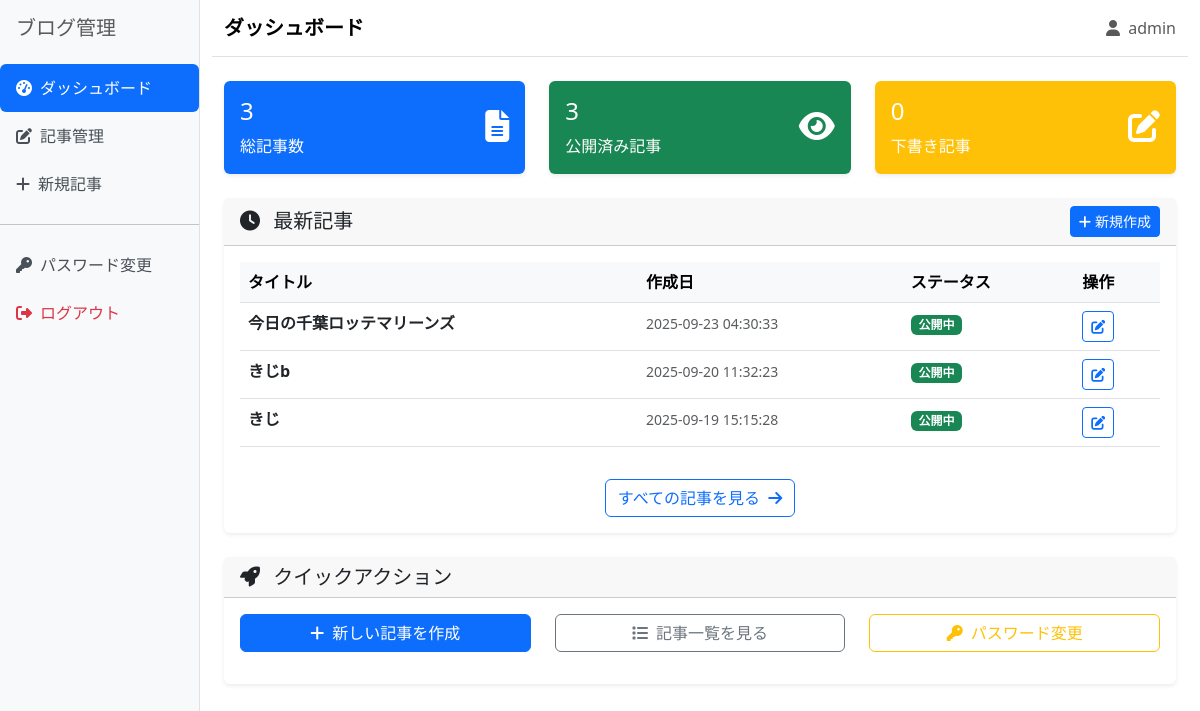
Page /admin (signed in) on the earlier database version.
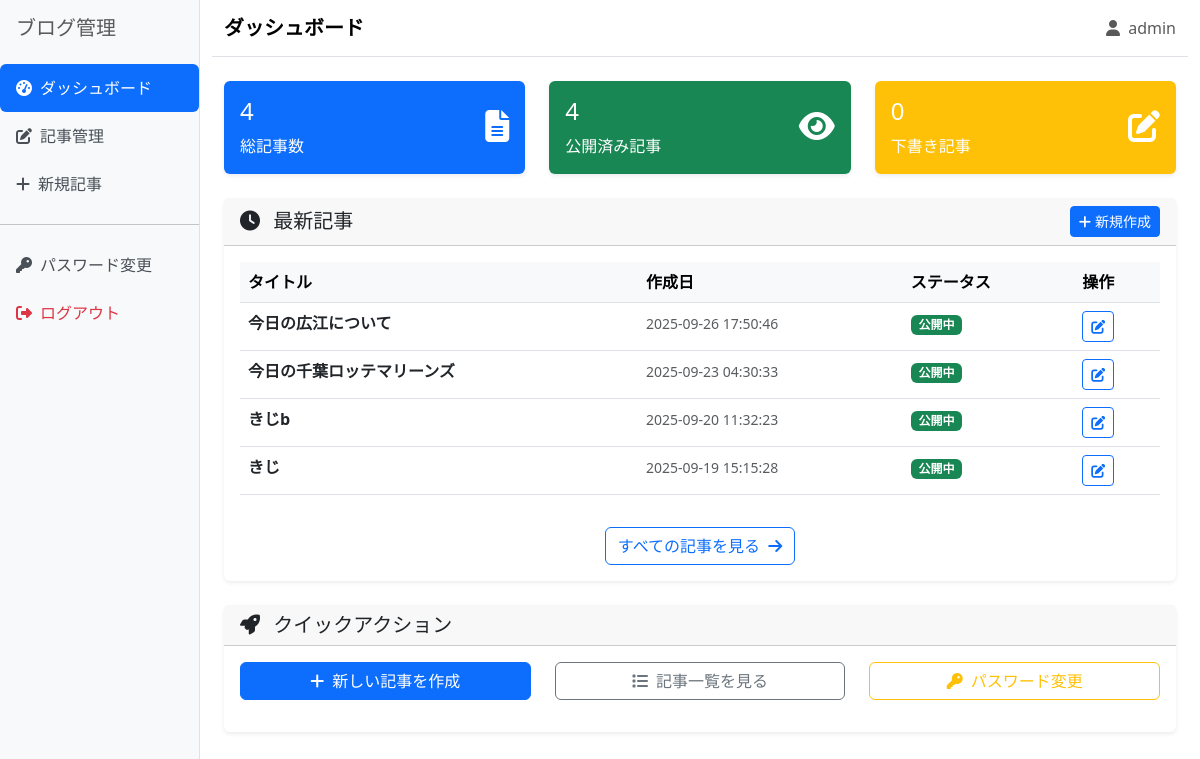
Same page on the later database version.
### app.py (models this page shows, shortened)
class Post(db.Model):
    __tablename__ = 'posts'
    id = db.Column(db.Integer, primary_key=True)
    title = db.Column(db.String(200), nullable=False)
    content = db.Column(db.Text, nullable=False)
    created_at = db.Column(db.DateTime, default=datetime.now)
    updated_at = db.Column(db.DateTime, default=datetime.now, onupdate=datetime.now)
    is_published = db.Column(db.Boolean, default=False)

### app.py (the view)
@app.route('/admin')
@login_required
def admin_dashboard():
    total_posts = Post.query.count()
    published_posts = Post.query.filter_by(is_published=True).count()
    draft_posts = total_posts - published_posts
    recent_posts = Post.query.order_by(Post.created_at.desc()).limit(5).all()
    recent_posts_tuple = [
        (post.id, post.title, post.created_at.strftime('%Y-%m-%d %H:%M:%S'), post.is_published)
        for post in recent_posts
    ]
    return render_template('admin/dashboard.html',
                           total_posts=total_posts,
                           published_posts=published_posts,
                           draft_posts=draft_posts,
                           recent_posts=recent_posts_tuple)

### app.py (called while the page is built)
def login_required(f):
    @wraps(f)
    def decorated_function(*args, **kwargs):
        if 'admin_logged_in' not in session:
            flash('ログインが必要です', 'error')
            return redirect(url_for('login'))
        return f(*args, **kwargs)
    return decorated_function

### templates/admin/dashboard.html (shortened to what the changed rows need)
{% extends "admin/base.html" %}
{% block content %}
<div class="row mb-4">
    <div class="col-md-4">
        <div class="card text-white bg-primary">
            <div class="card-body">
                <div class="d-flex justify-content-between">
                    <div>
                        <h4 class="card-title">{{ total_posts }}</h4>
                        <p class="card-text">総記事数</p>
                    </div>
                </div>
            </div>
        </div>
    </div>
    <div class="col-md-4">
        <div class="card text-white bg-success">
            <div class="card-body">
                <div class="d-flex justify-content-between">
                    <div>
                        <h4 class="card-title">{{ published_posts }}</h4>
                        <p class="card-text">公開済み記事</p>
                    </div>
                </div>
            </div>
        </div>
    </div>
</div>
<div class="row">
    <div class="col-12">
        <div class="card">
            <div class="card-body">
                {% if recent_posts %}
                    <div class="table-responsive">
                        <table class="table table-hover">
                            <thead class="table-light">
                                <tr>
                                    <th>タイトル</th>
                                    <th>作成日</th>
                                    <th>ステータス</th>
                                    <th>操作</th>
                                </tr>
                            </thead>
                            <tbody>
                                {% for post in recent_posts %}
                                <tr>
                                    <td>
                                        <strong>{{ post[1] }}</strong>
                                    </td>
                                    <td>
                                        <small class="text-muted">
                                            {{ post[2] }}
                                        </small>
                                    </td>
                                    <td>
                                        {% if post[3] %}
                                            <span class="badge bg-success">公開中</span>
                                        {% else %}
                                            <span class="badge bg-secondary">下書き</span>
                                        {% endif %}
                                    </td>
                                    <td>
                                        <div class="btn-group btn-group-sm">
                                            <a href="{{ url_for('admin_post_edit', post_id=post[0]) }}"
                                               class="btn btn-outline-primary">
                                                <i class="fas fa-edit"></i>
                                            </a>
                                        </div>
                                    </td>
                                </tr>
                                {% endfor %}
                            </tbody>
                        </table>
                    </div>
                {% endif %}
            </div>
        </div>
    </div>
</div>
{% endblock %}

Differences in the rows shown:
added Post: title "今日の広江について", post "2025-09-26 17:50:46"
Other differences:
{{ total_posts }}: "3" → "4"
{{ published_posts }}: "3" → "4"
